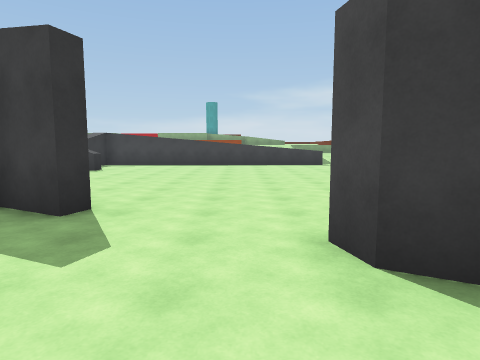
[1] (above)

24 first-person views from a walk through a 3-D level made in the Unity game engine. The camera is 1.5 m above the floor, tilts 6° down and sees 75° across. The floor is counted in squares, 2 m on a side. Each view is taken from the middle of a square. On the plan, view 1 faces up. The plan holds only what a view shows up to about 10 squares ahead; the rest is blank. The place goes on beyond the plan. The player character is not drawn. Surface patterns are stand-ins for the level's own textures.

[2]
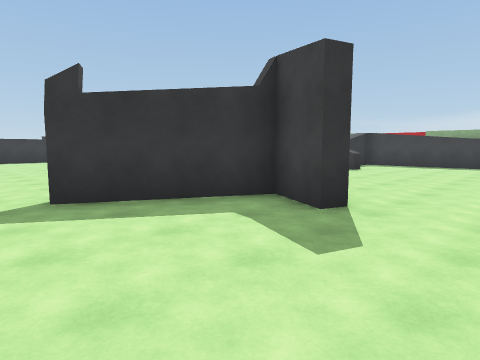

[3]
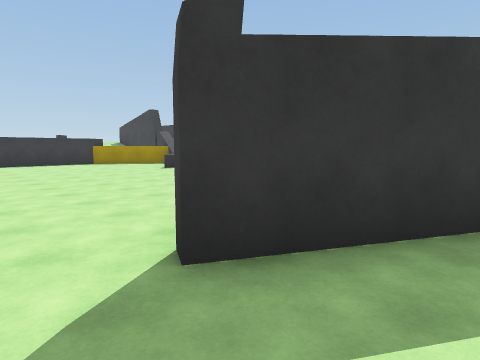

[4]
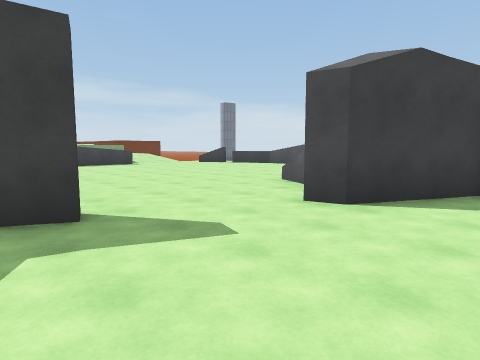

[5]
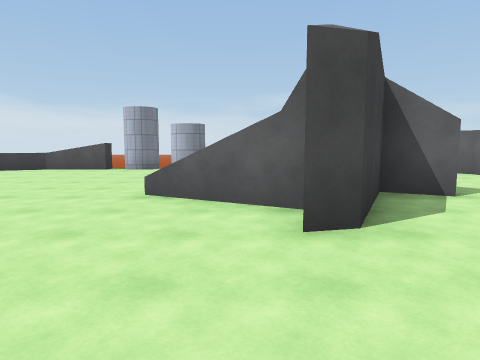

[6]
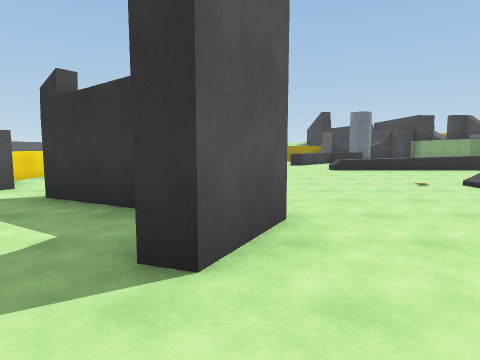

[7]
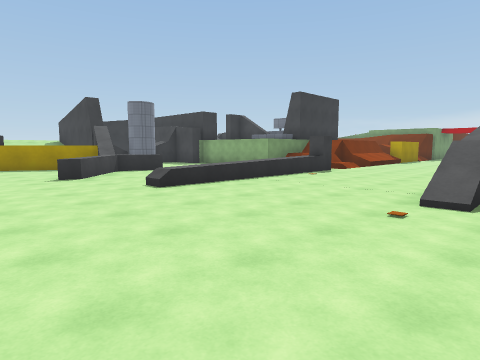

[8]
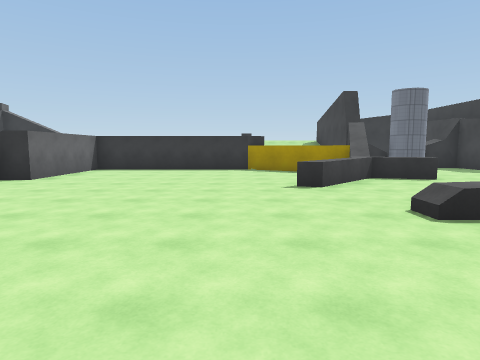

[9]
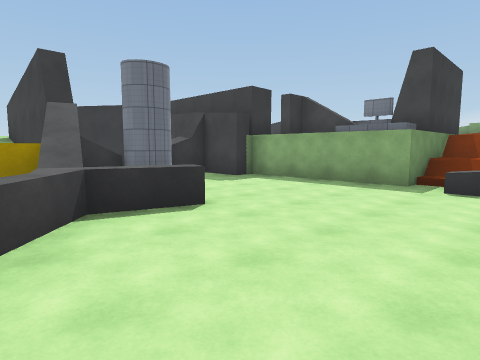

[10]
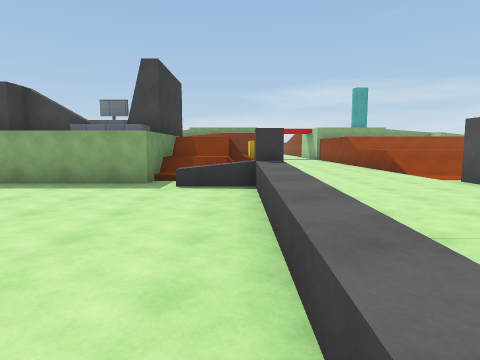

[11]
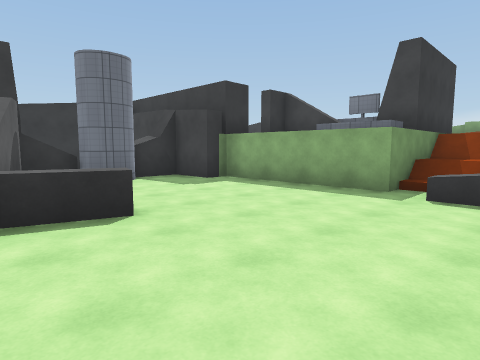

[12]
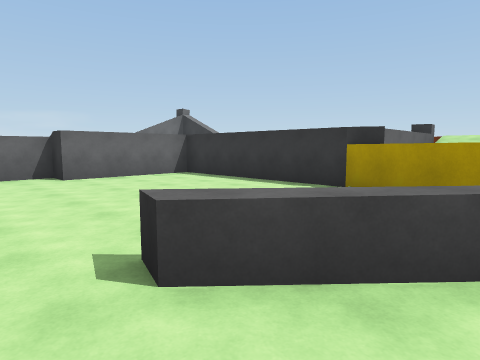

[13]
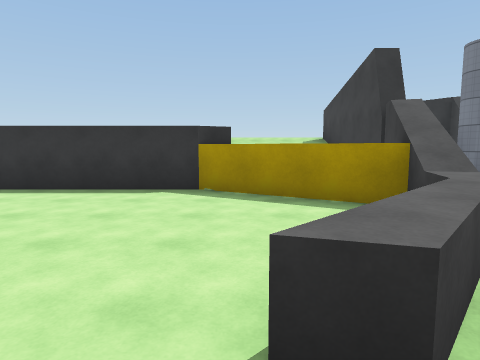

[14]
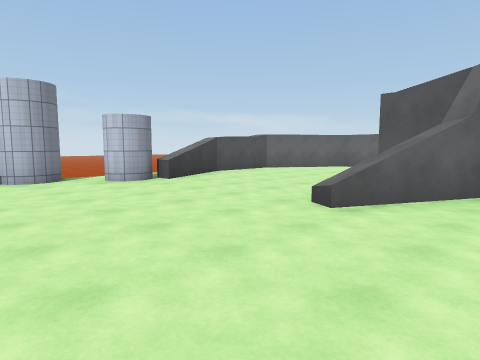

[15]
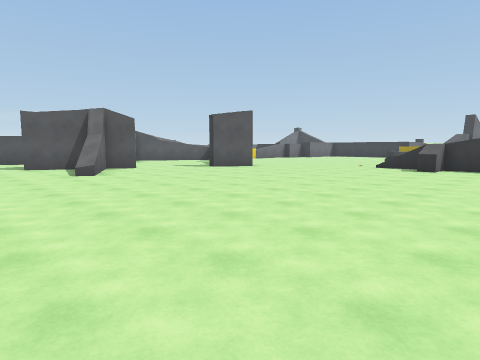

[16]
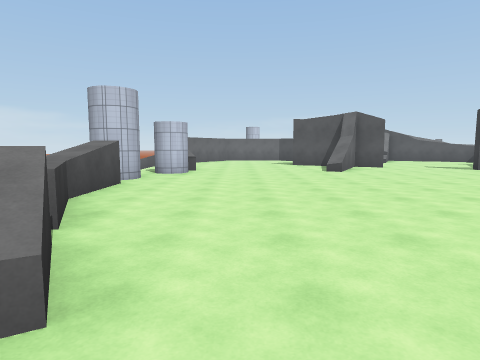

[17]
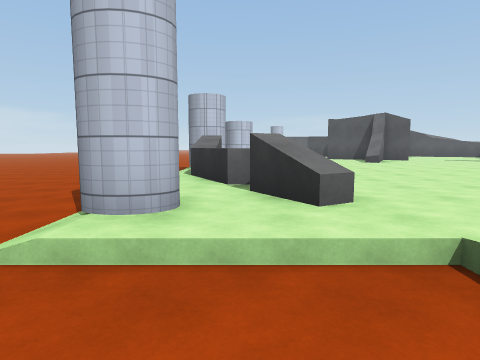

[18]
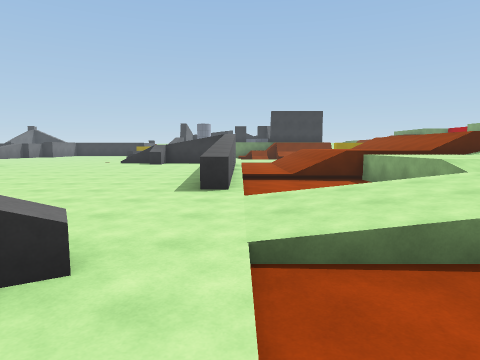

[19]
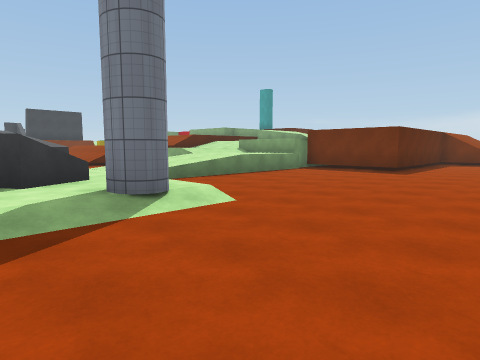

[20]
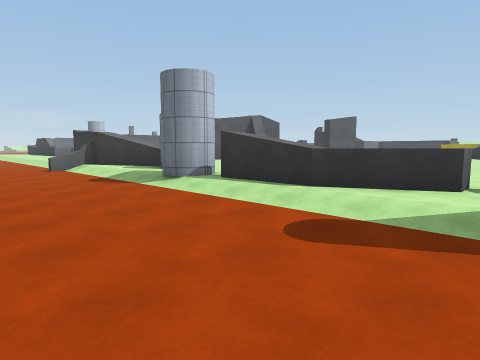

[21]
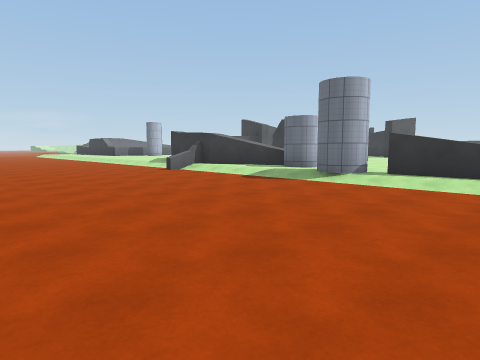

[22]
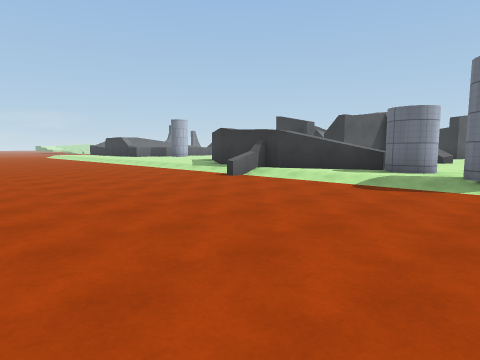

[23]
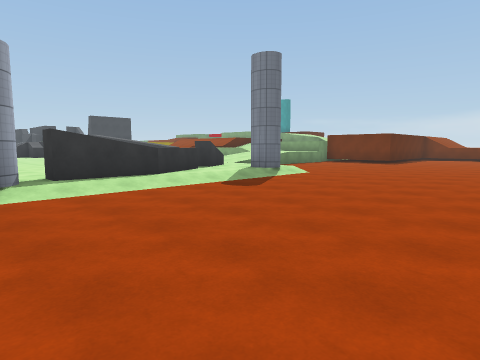

[24]
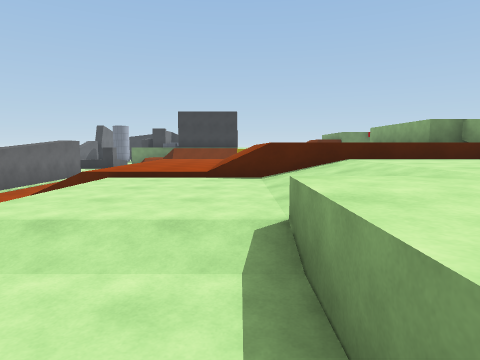

### Floor plan
Key: @ floor where view 1 was taken; # wall or solid block; x gap in a wall; . main floor; : floor 0.5 m higher than the main floor; - floor 0.5 m lower than the main floor; + floor 0.75 m higher than the main floor; * floor 1 m higher than the main floor; % floor 1.25 m higher than the main floor; & floor 1.75 m higher than the main floor; $ floor 2.5 m higher than the main floor; / step, stairs or slope; = window, fence, low wall or low ledge; ^ raised ledge; v drop or lower ground.
Columns run from 22 left of view 1 to 16 right of it. Each row starts with its distance up from view 1.
 24                       v&
 23                       v&&
 22                       v&&&&     --
 21                      $=///&&   /---
 20          =         ///#***/++ -----
 19          #        %%%%/***/+ ------
 18          #        %%%%/***/  -------
 17        ^## = ...//////#-  /::-------
 16     ###^##/- ...///  /#-- ///--------
 15     ##   /// .....  ../---///--------
 14    ###   #/  .../ /////////..///-----
 13 x^^###....^^#.../ ######//...^.#-----
 12    #........=.../ ...........^#.-----
 11 #   #.......=.../.............^.-----
 10 #     ......=.../=............^^-------
  9 ######.^....=.../..............^-------
  8 /    ##^=...=..................#-------
  7 /    =#.^^.....................#-------
  6 //  /^...=.....................#-------
  5 #^^=##........................#.-------
  4     #............. ##....=....#.-------
  3     #...........  ##....#.....^.-------
  2     #.............#....##.....##------
  1     #............##.....##.....#^-----
  0     #####.     ..x....@..# ... #------

Positions as (right, up) in squares from view 1, and headings:
1: (0, 0), facing up
2: (0, 0), facing up-left
3: (-3, 0), facing up-left
4: (-3, 0), facing up-right
5: (-2, 3), facing right
6: (0, 4), facing left
7: (-5, 4), facing up-left
8: (-7, 5), facing left
9: (-11, 7), facing up-left
10: (-11, 7), facing up
11: (-11, 8), facing up-left
12: (-12, 8), facing down-left
13: (-12, 6), facing left
14: (1, 8), facing down-right
15: (6, 13), facing down-left
16: (6, 14), facing down
17: (8, 16), facing down
18: (9, 14), facing left
19: (13, 11), facing up-left
20: (13, 12), facing down-left
21: (16, 10), facing down-left
22: (16, 7), facing down-left
23: (15, 6), facing up-left
24: (6, 20), facing left
